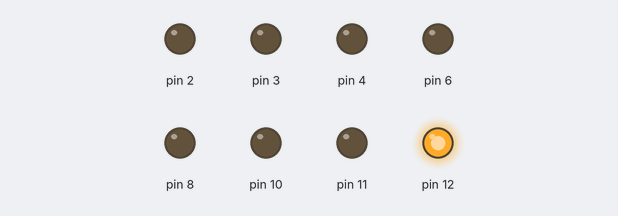
The sketch below on a simulated Arduino Uno, built with avr-gcc and run on an emulated ATmega328P. Parts: output pins drawn as LEDs (lit = HIGH).

Above: at 0.05 s.
At 0.35 s:
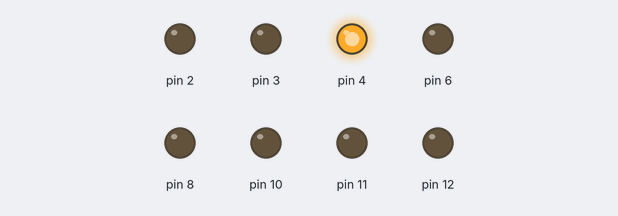
At 0.75 s:
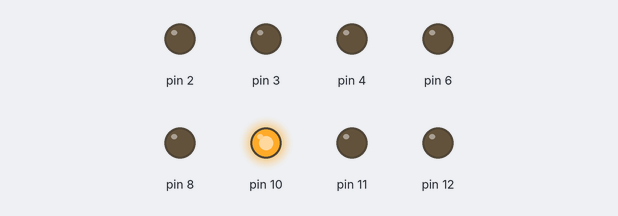
At 1.45 s:
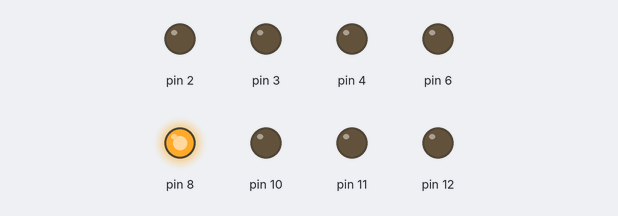
At 2.15 s:
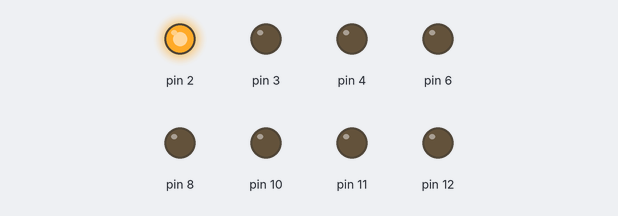
At 2.85 s:
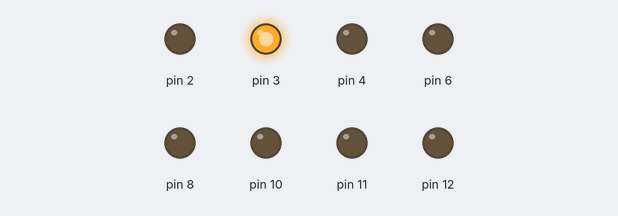
Timing chart, 0 to 3.1 s (numbered marks = the images above):
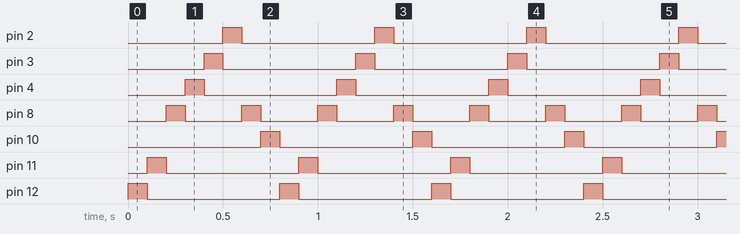

Measured:
- by itself, pin 2–4, pin 10–12: alternates HIGH for 0.10 s and LOW for 0.70 s
- by itself, pin 8: alternates HIGH for 0.10 s and LOW for 0.30 s
- by itself, everything shown: repeats every 0.80 s, in 8 steps

The sketch:

example.ino
```cpp
#include <sevensd.h>

SevenSD *ssd;
SevenSD *d7;


void setup() {
  // put your setup code here, to run once:
  ssd = new SevenSD(12,11,2,3,4,10,8,6);


}

void loop() {
  ssd->writeSegments(1,0,0,0,0,0,0,0);
  delay(100);
  ssd->writeSegments(0,1,0,0,0,0,0,0);
  delay(100);
  ssd->writeSegments(0,0,0,0,0,0,1,0);
  delay(100);
  ssd->writeSegments(0,0,0,0,1,0,0,0);
  delay(100);
  ssd->writeSegments(0,0,0,1,0,0,0,0);
  delay(100);
  ssd->writeSegments(0,0,1,0,0,0,0,0);
  delay(100);
  ssd->writeSegments(0,0,0,0,0,0,1,0);
  delay(100);
  ssd->writeSegments(0,0,0,0,0,1,0,0);
  delay(100);

}
```

sevensd.h
```cpp
// (licence header left out)
#ifndef SEVENSD_H
#define SEVENSD_H

#include <Arduino.h>

class SevenSD{
private:

	//pins of SS display
	byte *pinA;
	byte *pinB;
	byte *pinC;
	byte *pinD;
	byte *pinE;
	byte *pinF;
	byte *pinG;
	byte *pinH;

public:

	//Inner class, ssd character
	class SevenSDchar{
		private:
			//store the values of a,b,c,d,e,f,g,h segments
			byte *segA;
			byte *segB;
			byte *segC;
			byte *segD;
			byte *segE;
			byte *segF;
			byte *segG;
			byte *segH;
		public:
			//constructor
			SevenSDchar(byte a, byte b, byte c, byte d, byte e, byte f, byte g, byte h);

			//Destructor
			~SevenSDchar();

			//Getters and Setters
			void setA(byte a);
			void setB(byte b);
			void setC(byte c);
			void setD(byte d);
			void setE(byte e);
			void setF(byte f);
			void setG(byte g);
			void setH(byte h);

			byte getA();
			byte getB();
			byte getC();
			byte getD();
			byte getE();
			byte getF();
			byte getG();
			byte getH();
	};

	//constructor,
	SevenSD(byte pinA, byte pinB, byte pinC, byte pinD, byte pinE, byte pinF, byte pinG, byte pinH);

	//Destructor
	~SevenSD();

	//write in SS display (possible characters: 0,1,2,3,4,5,6,7,8,9,A,b,C,d,E,F,.,"white space")
	void write(char c);

	//it allows the user to set the value of each segment
	void writeSegments(byte a, byte b, byte c, byte d, byte e, byte f, byte g, byte h);

	//Receive a SevenSDchar and wirite it on SevenSD
	void writeSegments(SevenSD::SevenSDchar *c);

	void setPinA(byte pinA);
	void setPinB(byte pinB);
	void setPinC(byte pinC);
	void setPinD(byte pinD);
	void setPinE(byte pinE);
	void setPinF(byte pinF);
	void setPinG(byte pinG);
	void setPinH(byte pinH);

	byte getPinA();
	byte getPinB();
	byte getPinC();
	byte getPinD();
	byte getPinE();
	byte getPinF();
	byte getPinG();
	byte getPinH();

};


#endif
```
